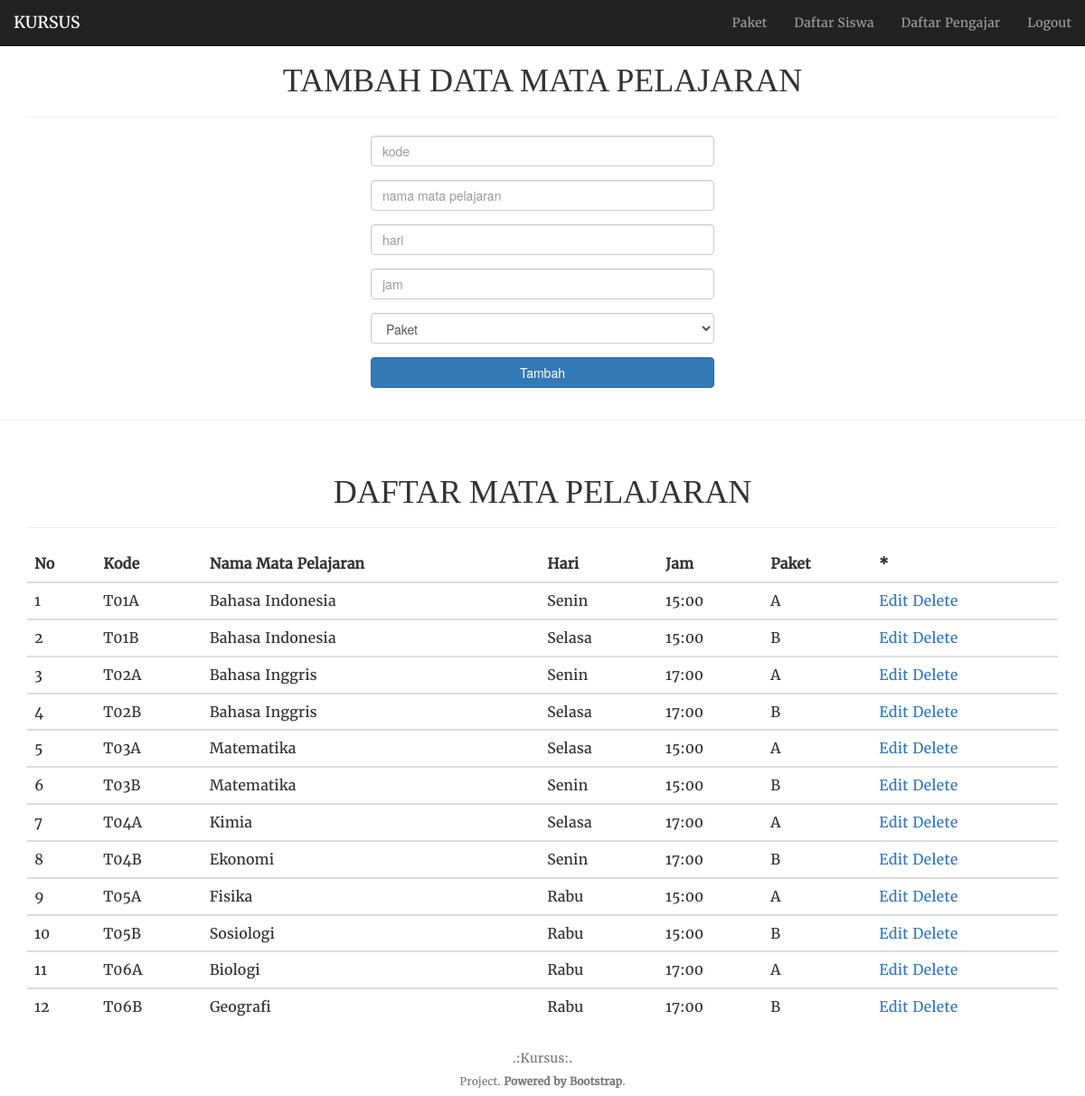
The page /Kursusku/admin/daftar_paket.php (signed in) on the database its author committed.
### tables this page shows
CREATE TABLE `matpel` (
  `kode_mapel` varchar(5) NOT NULL,
  `nama_mapel` varchar(25) DEFAULT NULL,
  `hari` varchar(10) DEFAULT NULL,
  `jam` varchar(5) DEFAULT NULL,
  `paket` varchar(1) DEFAULT NULL,
  `nomor_matpel` int(3) NOT NULL
);

### Kursusku/admin/daftar_paket.php (the view, shortened to what this page needs)
<html>
<head>
  <link rel="stylesheet" href="../css/bootstrap.css">
  <link href="../font/font-awesome/css/font-awesome.min.css" rel="stylesheet">
  <link href="../css/bootstrap-datepicker.css" rel="stylesheet">
</head>
<body style="overflow-x: hidden;">
  <nav class="navbar navbar-inverse navbar-fixed-top">
    <div class="container-fluid">
      <div class="navbar-header">
        <a class="navbar-brand" href="../index.php">KURSUS</a>
      </div>
      <div class="collapse navbar-collapse" id="myNavbar">
        <ul class="nav navbar-nav navbar-right">
          <li><a href=daftar_paket.php><span>Paket</span></a></li>
          <li><a href=daftar_siswa.php><span>Daftar Siswa</span></a></li>
          <li><a href=daftar_pengajar.php><span>Daftar Pengajar</span></a></li>
          <li><a href=logout.php><span>Logout</span></a></li>
        </ul>
      </div>
    </div>
  </nav>
<div class="container">
  <div class="page-header text-center" style="margin-top: 70px">
    <h1>TAMBAH DATA MATA PELAJARAN</h1>
  </div>
</div>
<div class="row">
  <div class="col-sm-4"></div>
<div class="col-sm-4">
  <form action="<?php echo $_SERVER['PHP_SELF']?>" method="post">
  <div class="form-group">
    <input type="text" class="form-control" name='kode_mapel' placeholder="kode">
  </div>
  <div class="form-group">
    <input type="text" class="form-control" name='nama_mapel' placeholder="nama mata pelajaran">
  </div>
  <div class="form-group">
    <input type="text" class="form-control" name='hari' placeholder="hari">
  </div>
  <div class="form-group">
    <input type="text" class="form-control" name='jam' placeholder="jam">
  </div>
  <div class="form-group">
     <select class="form-control" name='paket'>
        <option hidden="" value="">Paket</option>
     </select>
   </div>
   <brs>
  <div class="form-group">
    <button type="submit" name='simpan' class="btn btn-primary form-control">Tambah</button>
  </div>
</form>
  </div>
  <div class="col-sm-4">
  </div>
</div>
<hr>
<div class="container">
  <div class="page-header text-center">
    <h1>DAFTAR MATA PELAJARAN</h1>
  </div>
</div>
<div class="container">
  <div class="table-responsive">
  <table class="table">
    <thead>
      <tr>
				<th>No</th>
        <th>Kode</th>
        <th>Nama Mata Pelajaran</th>
        <th>Hari</th>
        <th>Jam</th>
				<th>Paket</th>
        <th>*</th>
      </tr>
    </thead>
<?php
include "koneksi.php";
  $konek_db = mysqli_connect($host, $user, $pass);
$queri="Select * From matpel ORDER BY kode_mapel asc" ;
$hasil=MySQLi_query ($konek_db, $queri);
$no=0;
while ($data = mysqli_fetch_array ($hasil)){
  $id = $data['kode_mapel'];
  $no++;
 echo "
 <tbody>
      <tr>
        <td>$no</td>
        <td>".$data['kode_mapel']."</td>
        <td>".$data['nama_mapel']."</td>
				<td>".$data['hari']."</td>
				<td>".$data['jam']."</td>
        <td>".$data['paket']."</td>
        <td>
                <a href='rud/update/form-update_paket.php?nomor_matpel=".$data['nomor_matpel']."'>Edit</a>
                <a href='rud/delete/delete_paket.php?kode_mapel=".$id."'>Delete</a></td>
      </tr>
        </tbody>";
}
?>
  </table>
</div>
</div>
<footer class="footer" style="background: white; border-color: black;">
  <div class="container">
    <div class="row text-center text-muted">
      <h5>.:Kursus:.</h5>
      <h6>Project. <b>Powered by Bootstrap</b>.</h6>
</footer>
</body>
</html>

### Kursusku/admin/daftar_paket.php (style rules this page uses)
h1, p { font-family: 'Monte Cristok' !important; }
h3,th,td,footer,a,li { font-family: 'Merriweather' !important; }

### rows shown on the page
matpel: kode_mapel "T01A", nama_mapel "Bahasa Indonesia", hari "Senin", jam "15:00", paket "A"
matpel: kode_mapel "T01B", nama_mapel "Bahasa Indonesia", hari "Selasa", jam "15:00", paket "B"
matpel: kode_mapel "T02A", nama_mapel "Bahasa Inggris", hari "Senin", jam "17:00", paket "A"
matpel: kode_mapel "T02B", nama_mapel "Bahasa Inggris", hari "Selasa", jam "17:00", paket "B"
matpel: kode_mapel "T03A", nama_mapel "Matematika", hari "Selasa", jam "15:00", paket "A"
matpel: kode_mapel "T03B", nama_mapel "Matematika", hari "Senin", jam "15:00", paket "B"
matpel: kode_mapel "T04A", nama_mapel "Kimia", hari "Selasa", jam "17:00", paket "A"
matpel: kode_mapel "T04B", nama_mapel "Ekonomi", hari "Senin", jam "17:00", paket "B"
matpel: kode_mapel "T05A", nama_mapel "Fisika", hari "Rabu", jam "15:00", paket "A"
matpel: kode_mapel "T05B", nama_mapel "Sosiologi", hari "Rabu", jam "15:00", paket "B"
matpel: kode_mapel "T06A", nama_mapel "Biologi", hari "Rabu", jam "17:00", paket "A"
matpel: kode_mapel "T06B", nama_mapel "Geografi", hari "Rabu", jam "17:00", paket "B"
